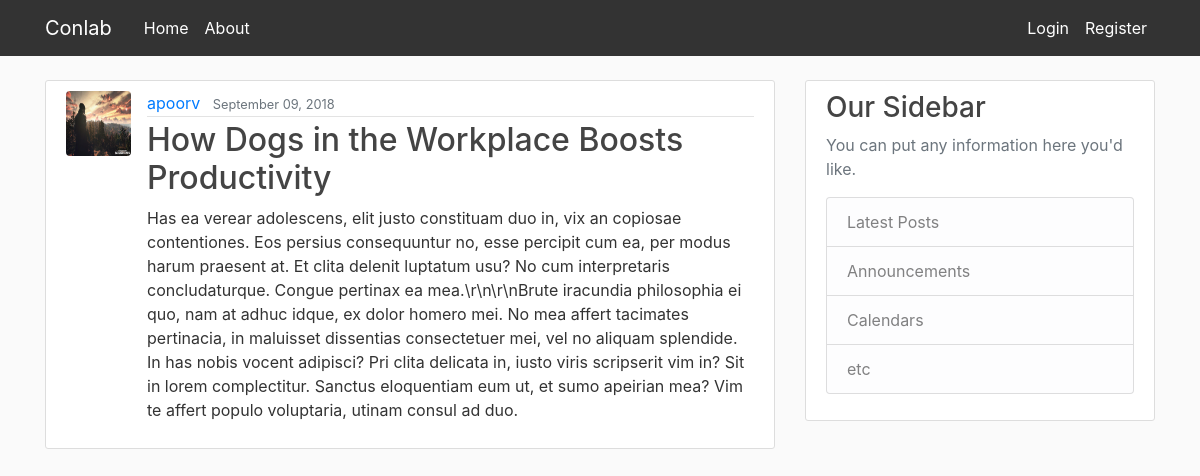
The page /post/35/ on the database its author committed.
### blog/models.py (models this page shows, shortened)
class Post(models.Model):
    title = models.CharField(max_length=120)
    content = models.TextField()
    date_posted = models.DateTimeField(default=timezone.now)
    author = models.ForeignKey(User, on_delete=models.CASCADE)

### users/models.py (models this page shows, shortened)
class Profile(models.Model):
    user = models.OneToOneField(User, on_delete=models.CASCADE)
    image = models.ImageField(default='default.jpg', upload_to='profile_pics')

### blog/views.py (the view)
# urls.py: path('post/<int:pk>/', PostDetailView.as_view(), name='post-detail'),
class PostDetailView(DetailView):
    model = Post

### blog/templates/blog/post_detail.html (shortened to what this page needs)
{% extends "blog/base.html" %}
{% block content %}
    <article class="media content-section">
      <img class="rounded circle article-img" src="{{ object.author.profile.image.url }}">
      <div class="media-body">
        <div class="article-metadata">
          <a class="mr-2" href="{% url 'user-posts' object.author.username %}">{{ object.author }}</a>
          <small class="text-muted">{{ object.date_posted|date:"F d, Y" }}</small>
        </div>
        <h2 class="article-title">{{ object.title }}</h2>
        <p class="article-content">{{ object.content }}</p>
      </div>
    </article>
{% endblock %}

### blog/static/blog/main.css (style rules this page uses)
body { background: #fafafa; color: #333333; margin-top: 5rem; }
h1, h2, h3, h4, h5, h6 { color: #444444; }
.content-section { background: #ffffff; padding: 10px 20px; border: 1px solid #dddddd; border-radius: 3px; margin-bottom: 20px; }
.article-title { color: #444444; }
.article-content { white-space: pre-line; }
.article-img { height: 65px; width: 65px; margin-right: 16px; }
.article-metadata { padding-bottom: 1px; margin-bottom: 4px; border-bottom: 1px solid #e3e3e3 }

### rows shown on the page
Post: author.profile.image (picture), author "apoorv", date_posted "September 09, 2018", title "How Dogs in the Workplace Boosts Productivity", content "Has ea verear adolescens, elit justo constituam duo in, vix an copiosae contentiones. Eos persius consequuntur no, esse percipit cum ea, per modus harum praesent at. Et clita delenit luptatum usu? No cum interpretaris concludaturque. Congue pertinax ea mea.\\r\\n\\r\\nBrute iracundia philosophia ei quo, nam at adhuc idque, ex dolor homero mei. No mea affert tacimates pertinacia, in maluisset dissentias consectetuer mei, vel no aliquam splendide. In has nobis vocent adipisci? Pri clita delicata in, iusto viris scripserit vim in? Sit in lorem complectitur. Sanctus eloquentiam eum ut, et sumo apeirian mea? Vim te affert populo voluptaria, utinam consul ad duo."
